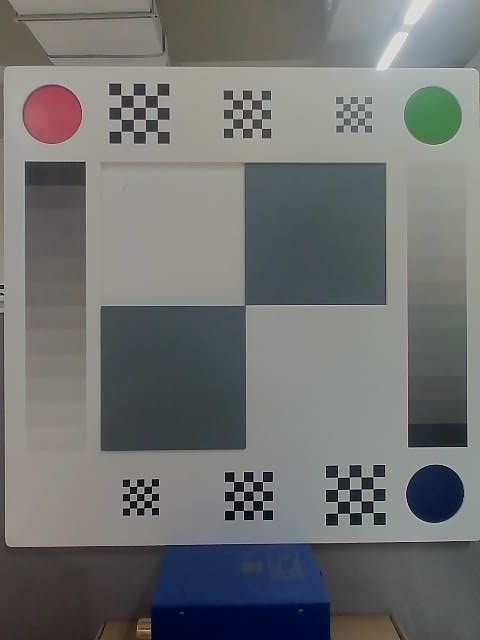
#> input picture mirror/rgb/0.jpg, 480 x 640 px; its folder holds only this picture in this run
$ python mirror_pic.py
#> lines starting #> are read from the running program, lines starting #| are printed output that depends on the picture
# coding=utf-8
# This is a sample Python script.

# Press Shift+F10 to execute it or replace it with your code.
# Press Double Shift to search everywhere for classes, files, tool windows, actions, and settings.
import cv2
import os

def mirror(path):
#> called with path = 'mirror/rgb/0.jpg'
    pic = cv2.imread(path, cv2.IMREAD_UNCHANGED)
#> pic is the input picture: shape (640, 480, 3); mean B, G, R 113.4, 113.7, 112.2

    pic_type = ''
    if(pic.ndim == 3):
        pic_type = 'rgb'
    if pic.ndim == 2 and pic.dtype.name == 'uint8':
        pic_type = 'ir'
    if pic.ndim == 2 and pic.dtype.name == 'uint16':
        pic_type = 'depth'

    print(f"mirror {pic_type}: {path}...")
    pic_mirror = cv2.flip(pic, 1)
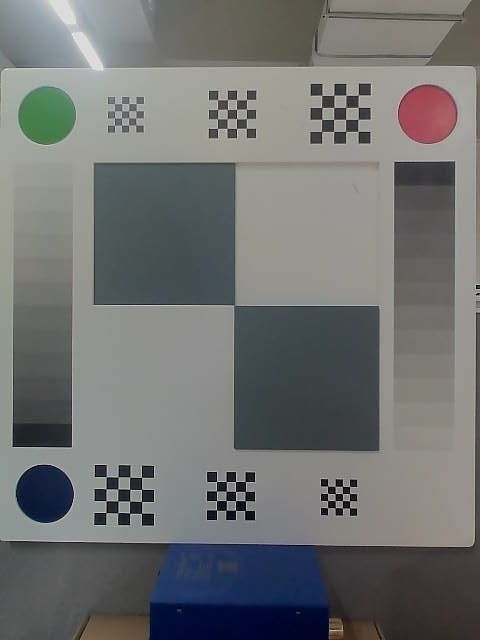
#> pic_mirror: shape (640, 480, 3); mean B, G, R 113.4, 113.7, 112.2
    cv2.imwrite(path, pic_mirror)

def all_hand(dir):
    for root, dirs, files in os.walk(dir):
        for file in files:
            mirror(str(root + '/' + file))

# Press the green button in the gutter to run the script.
if __name__ == '__main__':

    all_hand('mirror/rgb')
    all_hand('mirror/ir')
    all_hand('mirror/depth')
